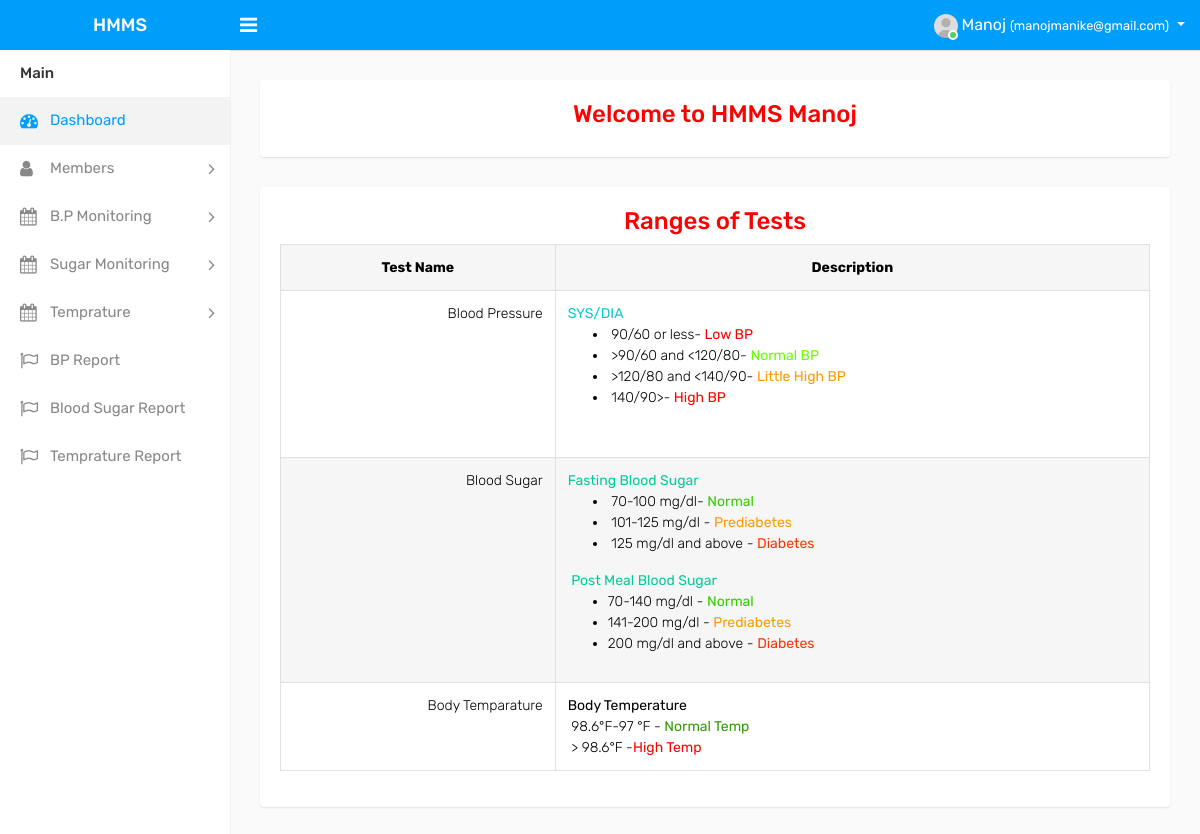
/user/dashboard.php (signed in), run on the app's committed database.
### tables this page shows
CREATE TABLE `tbluser` (
  `ID` int(10) NOT NULL,
  `FullName` varchar(200) DEFAULT NULL,
  `MobileNumber` bigint(10) DEFAULT NULL,
  `Email` varchar(200) DEFAULT NULL,
  `Password` varchar(200) DEFAULT NULL,
  `RegDate` timestamp NULL DEFAULT current_timestamp()
);

CREATE TABLE `tblrange` (
  `ID` int(10) NOT NULL,
  `TestName` varchar(200) DEFAULT NULL,
  `Description` mediumtext DEFAULT NULL,
  `CreationDate` timestamp NULL DEFAULT current_timestamp()
);

### user/dashboard.php (the view, shortened to what this page needs)
<?php
include('includes/dbconnection.php');
if (strlen($_SESSION['hmmsuid']==0)) {
  header('location:logout.php');
  } else{
?>
<!DOCTYPE html>
<html lang="en">
<head>
    <link rel="stylesheet" type="text/css" href="assets/css/bootstrap.min.css">
    <link rel="stylesheet" type="text/css" href="assets/css/font-awesome.min.css">
    <link rel="stylesheet" type="text/css" href="assets/css/style.css">
</head>
<body>
    <div class="main-wrapper">
         <?php include_once('includes/header.php');?>
        <?php include_once('includes/sidebar.php');?>
        <div class="page-wrapper">
            <div class="content">
                <div class="row">
                    <div class="col-md-6 col-sm-6 col-lg-6 col-xl-12">
                        <div class="dash-widget">
							<div class="dash-widget-info text-right">
								<?php
$uid=$_SESSION['hmmsuid'];
$sql="SELECT FullName,Email from  tbluser where ID=:uid";
$query = $dbh -> prepare($sql);
$query->bindParam(':uid',$uid,PDO::PARAM_STR);
$query->execute();
$results=$query->fetchAll(PDO::FETCH_OBJ);
$cnt=1;
if($query->rowCount() > 0)
{
foreach($results as $row)
{               ?>
<h3 style="text-align: center;color: red">Welcome to HMMS <?php  echo $row->FullName;?></h3>
    <?php $cnt=$cnt+1;}} ?>
							</div>
                        </div>
                    </div>
                </div>
				<div class="row">
                    <div class="col-md-6 col-sm-6 col-lg-6 col-xl-12">
                        <div class="dash-widget">
                            <div class="dash-widget-info text-right">
<h3 style="text-align: center;color: red">Ranges of Tests</h3>
    <table border="1" class="table table-bordered table-striped table-vcenter js-dataTable-full-pagination">
<tr>
    <th style="text-align: center;">Test Name</th>
    <th style="text-align: center;">Description</th>
     </tr>
     <?php
$sql="SELECT * from  tblrange";
$query = $dbh -> prepare($sql);
$query->execute();
$results=$query->fetchAll(PDO::FETCH_OBJ);
$cnt=1;
if($query->rowCount() > 0)
{
foreach($results as $row)
{               ?>
  <tr>
    <td><?php  echo $row->TestName;?></td>
    <td style="text-align: left;"><?php  echo $row->Description;?></td>
  </tr>
<?php $cnt=$cnt+1;}} ?>
</table>
                            </div>
                        </div>
                    </div>
                </div>
            </div>
        </div>
    </div>
</body>
</html><?php }  ?>

### user/includes/header.php (shortened to what this page needs)
<div class="header">
      <div class="header-left">
        <a href="dashboard.php" class="logo">
          <span>HMMS</span>
        </a>
      </div>
      <a id="toggle_btn" href="javascript:void(0);"><i class="fa fa-bars"></i></a>
            <ul class="nav user-menu float-right">
                <li class="nav-item dropdown has-arrow">
                    <a href="#" class="dropdown-toggle nav-link user-link" data-toggle="dropdown">
                        <span class="user-img">
              <img class="rounded-circle" src="assets/img/user.jpg" width="24" alt="Admin">
              <span class="status online"></span>
            </span>
            <?php
$uid=$_SESSION['hmmsuid'];
$sql="SELECT FullName,Email from  tbluser where ID=:uid";
$query = $dbh -> prepare($sql);
$query->bindParam(':uid',$uid,PDO::PARAM_STR);
$query->execute();
$results=$query->fetchAll(PDO::FETCH_OBJ);
$cnt=1;
if($query->rowCount() > 0)
{
foreach($results as $row)
{               ?>
            <span><?php  echo $row->FullName;?></span>
            <small>(<?php  echo $row->Email;?>)</small><?php $cnt=$cnt+1;}} ?>
                    </a>
                </li>
            </ul>
        </div>

### user/includes/sidebar.php (shortened to what this page needs)
<div class="sidebar" id="sidebar">
            <div class="sidebar-inner slimscroll">
                <div id="sidebar-menu" class="sidebar-menu">
                    <ul>
                        <li class="menu-title">Main</li>
                        <li class="active">
                            <a href="dashboard.php"><i class="fa fa-dashboard"></i> <span>Dashboard</span></a>
                        </li>
                         <li class="submenu">
              <a href="#"><i class="fa fa-user"></i> <span> Members </span> <span class="menu-arrow"></span></a>
            </li>
               <li class="submenu">
              <a href="#"><i class="fa fa-calendar"></i> <span>B.P Monitoring </span> <span class="menu-arrow"></span></a>
            </li>
            <li class="submenu">
              <a href="#"><i class="fa fa-calendar"></i> <span>Sugar Monitoring </span> <span class="menu-arrow"></span></a>
            </li>
            <li class="submenu">
              <a href="#"><i class="fa fa-calendar"></i> <span>Temprature </span> <span class="menu-arrow"></span></a>
            </li>
            <li>
                            <a href="betdates-bpreports.php"><i class="fa fa-flag-o"></i> <span>BP Report</span></a>
                        </li>
                        <li>
                            <a href="betdates-sugarreports.php"><i class="fa fa-flag-o"></i> <span>Blood Sugar Report</span></a>
                        </li>
                        <li>
                            <a href="betdates-tempreports.php"><i class="fa fa-flag-o"></i> <span>Temprature Report</span></a>
                        </li>
                </div>
            </div>
        </div>

### data on the page
tbluser: FullName "Manoj", Email "manojmanike@gmail.com"
tblrange: TestName "Blood Pressure", Description "SYS/DIA 90/60 or less- Low BP >90/60 and <120/80- Normal BP >120/80 and <140/90- Little High BP 140/90>- High BP"
tblrange: TestName "Blood Sugar", Description "Fasting Blood Sugar 70-100 mg/dl- Normal 101-125 mg/dl - Prediabetes 125 mg/dl and above - Diabetes Post Meal Blood Sugar 70-140 mg/dl - Normal 141-200 mg/dl - Prediabetes 200 mg/dl and above - Diabetes"
tblrange: TestName "Body Temparature", Description "Body Temperature 98.6°F-97 °F - Normal Temp > 98.6°F - High Temp"
